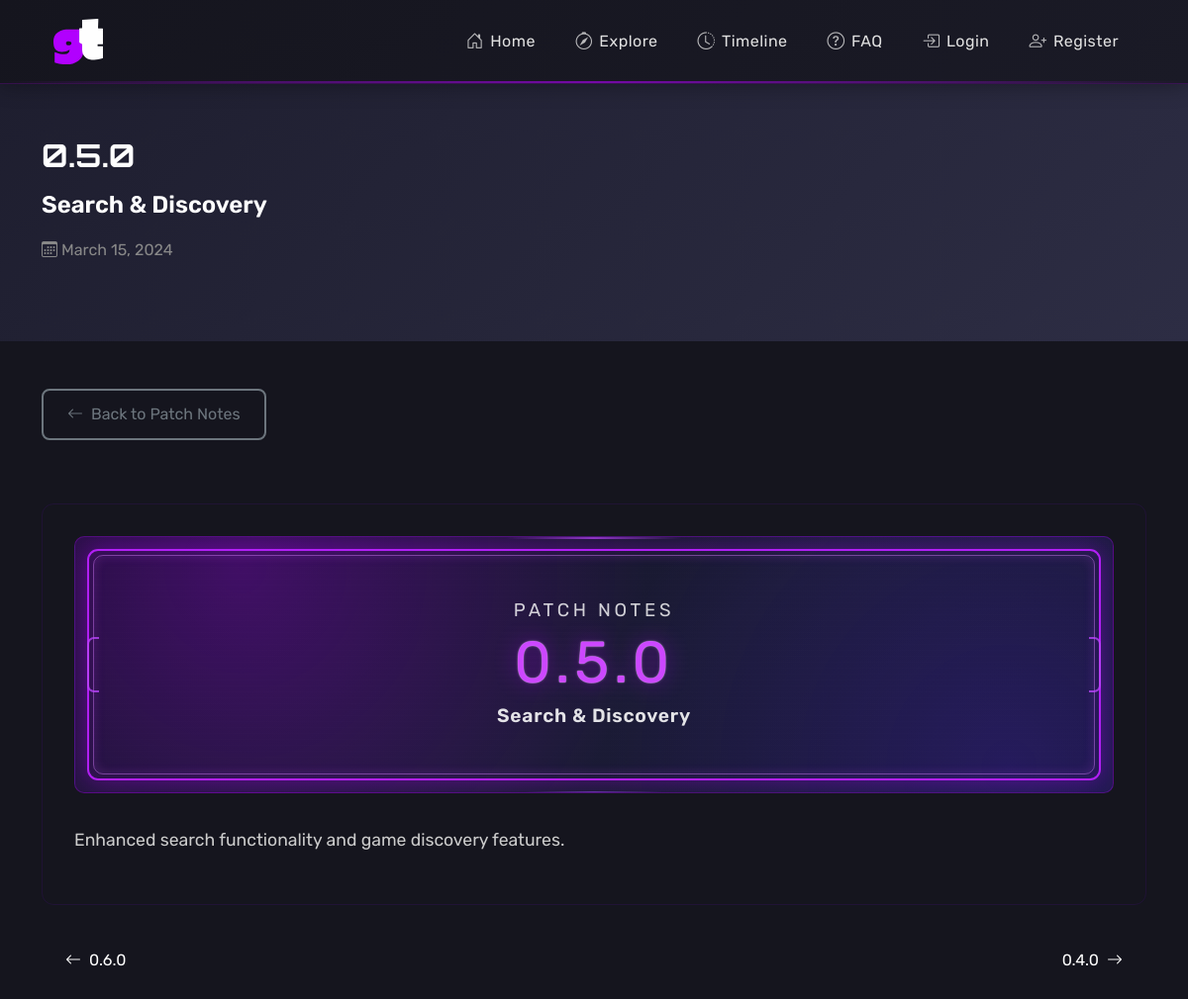
/patch-note-detail.php?version=0.5.0, run on the app's committed database.
### tables this page shows
CREATE TABLE IF NOT EXISTS patch_notes (
    id INT AUTO_INCREMENT PRIMARY KEY,
    version VARCHAR(20) NOT NULL UNIQUE,
    title VARCHAR(255) NOT NULL,
    release_date DATE NOT NULL,
    image_url VARCHAR(500),
    content TEXT,
    created_at TIMESTAMP DEFAULT CURRENT_TIMESTAMP,
    updated_at TIMESTAMP DEFAULT CURRENT_TIMESTAMP ON UPDATE CURRENT_TIMESTAMP,
    INDEX idx_version (version),
    INDEX idx_release_date (release_date)
);

### parsedown/Parsedown.php (called while the page is built, shortened)
<?php
class Parsedown
{
    function text($text)
    {
        $Elements = $this->textElements($text);
        $markup = $this->elements($Elements);
        $markup = trim($markup, "\n");
        return $markup;
    }
    protected function textElements($text)
    {
        $text = str_replace(array("\r\n", "\r"), "\n", $text);
        $text = trim($text, "\n");
        $lines = explode("\n", $text);
        return $this->linesElements($lines);
    }
    protected $breaksEnabled;
    function setSafeMode($safeMode)
    {
        $this->safeMode = (bool) $safeMode;
        return $this;
    }
    protected $safeMode;
    protected $unmarkedBlockTypes = array(
        'Code',
    );
    protected function linesElements(array $lines)
    {
        $Elements = array();
        $CurrentBlock = null;
        foreach ($lines as $line)
        {
            $indent = strspn($line, ' ');
            $text = $indent > 0 ? substr($line, $indent) : $line;
            $Line = array('body' => $line, 'indent' => $indent, 'text' => $text);
            $marker = $text[0];
            $blockTypes = $this->unmarkedBlockTypes;
            foreach ($blockTypes as $blockType)
            {
                $Block = $this->{"block$blockType"}($Line, $CurrentBlock);
            }
            if (isset($Block))
            {
                $CurrentBlock = $Block;
            }
            else
            {
                $CurrentBlock = $this->paragraph($Line);
                $CurrentBlock['identified'] = true;
            }
        }
        if (isset($CurrentBlock))
        {
            $Elements[] = $this->extractElement($CurrentBlock);
        }
        return $Elements;
    }
    protected function extractElement(array $Component)
    {
        return $Component['element'];
    }
    protected function paragraph($Line)
    {
        return array(
            'type' => 'Paragraph',
            'element' => array(
                'name' => 'p',
                'handler' => array(
                    'function' => 'lineElements',
                    'argument' => $Line['text'],
                    'destination' => 'elements',
                ),
            ),
        );
    }
    protected function lineElements($text, $nonNestables = array())
    {
        $text = str_replace(array("\r\n", "\r"), "\n", $text);
        $Elements = array();
        $InlineText = $this->inlineText($text);
        $Elements[] = $InlineText['element'];
        foreach ($Elements as &$Element)
        {
            if ( ! isset($Element['autobreak']))
            {
                $Element['autobreak'] = false;
            }
        }
        return $Elements;
    }
    protected function inlineText($text)
    {
        $Inline = array(
            'extent' => strlen($text),
            'element' => array(),
        );
        $Inline['element']['elements'] = self::pregReplaceElements(
            $this->breaksEnabled ? '/[ ]*+\n/' : '/(?:[ ]*+\\\\|[ ]{2,}+)\n/',
            array(
                array('name' => 'br'),
                array('text' => "\n"),
            ),
            $text
        );
        return $Inline;
    }
    protected function handle(array $Element)
    {
        if (isset($Element['handler']))
        {
            if (!isset($Element['nonNestables']))
            {
                $Element['nonNestables'] = array();
            }
            if (is_string($Element['handler']))
            {
                $function = $Element['handler'];
                $argument = $Element['text'];
                unset($Element['text']);
                $destination = 'rawHtml';
            }
            else
            {
                $function = $Element['handler']['function'];
                $argument = $Element['handler']['argument'];
                $destination = $Element['handler']['destination'];
            }
            $Element[$destination] = $this->{$function}($argument, $Element['nonNestables']);
            unset($Element['handler']);
        }
        return $Element;
    }
    protected function element(array $Element)
    {
        if ($this->safeMode)
        {
            $Element = $this->sanitiseElement($Element);
        }
        $Element = $this->handle($Element);
        $hasName = isset($Element['name']);
        $markup = '';
        if ($hasName)
        {
            $markup .= '<' . $Element['name'];
        }
        $permitRawHtml = false;
        if (isset($Element['text']))
        {
            $text = $Element['text'];
        }
        elseif (isset($Element['rawHtml']))
        {
            $text = $Element['rawHtml'];
            $allowRawHtmlInSafeMode = isset($Element['allowRawHtmlInSafeMode']) && $Element['allowRawHtmlInSafeMode'];
            $permitRawHtml = !$this->safeMode || $allowRawHtmlInSafeMode;
        }
        $hasContent = isset($text) || isset($Element['element']) || isset($Element['elements']);
        if ($hasContent)
        {
            $markup .= $hasName ? '>' : '';
            if (isset($Element['elements']))
            {
                $markup .= $this->elements($Element['elements']);
            }
            elseif (isset($Element['element']))
            {
                $markup .= $this->element($Element['element']);
            }
            else
            {
                if (!$permitRawHtml)
                {
                    $markup .= self::escape($text, true);
                }
                else
                {
                    $markup .= $text;
                }
            }
            $markup .= $hasName ? '</' . $Element['name'] . '>' : '';
        }
        elseif ($hasName)
        {
            $markup .= ' />';
        }
        return $markup;
    }
    protected function elements(array $Elements)
    {
        $markup = '';
        $autoBreak = true;
        foreach ($Elements as $Element)
        {
            $autoBreakNext = (isset($Element['autobreak'])
                ? $Element['autobreak'] : isset($Element['name'])
            );
            $autoBreak = !$autoBreak ? $autoBreak : $autoBreakNext;
            $markup .= ($autoBreak ? "\n" : '') . $this->element($Element);
            $autoBreak = $autoBreakNext;
        }
        $markup .= $autoBreak ? "\n" : '';
        return $markup;
    }
    protected static function pregReplaceElements($regexp, $Elements, $text)
    {
        $newElements = array();
        $newElements[] = array('text' => $text);
        return $newElements;
    }
    protected function sanitiseElement(array $Element)
    {
        if ( ! isset($Element['name']))
        {
            unset($Element['attributes']);
            return $Element;
        }
        return $Element;
    }
    protected static function escape($text, $allowQuotes = false)
    {
        return htmlspecialchars($text, $allowQuotes ? ENT_NOQUOTES : ENT_QUOTES, 'UTF-8');
    }
}

### patch-note-detail.php (the view, shortened to what this page needs)
<?php
require_once 'includes/db.php';
require_once 'parsedown/Parsedown.php';
$version = $_GET['version'] ?? '';
$stmt = $conn->prepare("SELECT * FROM patch_notes WHERE version = ?");
$stmt->bind_param("s", $version);
$stmt->execute();
$result = $stmt->get_result();
$patch_note = $result->fetch_assoc();
$prev_stmt = $conn->prepare("SELECT version, title FROM patch_notes WHERE release_date > ? ORDER BY release_date ASC LIMIT 1");
$prev_stmt->bind_param("s", $patch_note['release_date']);
$prev_stmt->execute();
$prev_patch = $prev_stmt->get_result()->fetch_assoc();
$next_stmt = $conn->prepare("SELECT version, title FROM patch_notes WHERE release_date < ? ORDER BY release_date DESC LIMIT 1");
$next_stmt->bind_param("s", $patch_note['release_date']);
$next_stmt->execute();
$next_patch = $next_stmt->get_result()->fetch_assoc();
?>
<!DOCTYPE html>
<html lang="en">
<head>
    <link href="https://cdn.jsdelivr.net/npm/bootstrap@5.3.0/dist/css/bootstrap.min.css" rel="stylesheet">
    <link href="https://cdn.jsdelivr.net/npm/bootstrap-icons@1.10.5/font/bootstrap-icons.css" rel="stylesheet">
    <link rel="stylesheet" href="includes/styles.css">
</head>
<body>
<?php include 'includes/nav.php'; ?>
<section class="patch-note-header">
    <div class="container">
        <div class="row">
            <div class="col-lg-8">
                <div class="patch-note-version"><?= htmlspecialchars($patch_note['version']) ?></div>
                <div class="patch-note-title"><?= htmlspecialchars($patch_note['title']) ?></div>
                <div class="patch-note-date">
                    <i class="bi bi-calendar3"></i>
                    <?= date('F j, Y', strtotime($patch_note['release_date'])) ?>
                </div>
            </div>
        </div>
    </div>
</section>
<div class="container my-5">
    <a href="patch-notes.php" class="back-btn">
        <i class="bi bi-arrow-left"></i>
        Back to Patch Notes
    </a>
    <div class="patch-note-content">
        <div class="patch-note-banner" aria-label="Patch note visual for <?= htmlspecialchars($patch_note['version']) ?>">
            <div class="patch-note-banner-layer"></div>
            <span class="patch-note-banner-notch left"></span>
            <span class="patch-note-banner-notch right"></span>
            <div class="patch-note-banner-inner">
                <p class="patch-note-banner-label">Patch Notes</p>
                <p class="patch-note-banner-version"><?= htmlspecialchars($patch_note['version']) ?></p>
                <p class="patch-note-banner-title"><?= htmlspecialchars($patch_note['title']) ?></p>
            </div>
        </div>
        <div class="patch-note-text">
            <?php
            $parsedown = new Parsedown();
            $parsedown->setSafeMode(true);
            echo $parsedown->text($patch_note['content']);
            ?>
        </div>
    </div>
    <div class="navigation-buttons">
        <?php if ($prev_patch): ?>
            <a href="patch-note-detail.php?version=<?= urlencode($prev_patch['version']) ?>" class="nav-btn">
                <i class="bi bi-arrow-left"></i>
                <?= htmlspecialchars($prev_patch['version']) ?>
            </a>
        <?php endif; ?>
        <?php if ($next_patch): ?>
            <a href="patch-note-detail.php?version=<?= urlencode($next_patch['version']) ?>" class="nav-btn">
                <?= htmlspecialchars($next_patch['version']) ?>
                <i class="bi bi-arrow-right"></i>
            </a>
        <?php endif; ?>
    </div>
</div>
</body>
</html>

### includes/styles.css (style rules this page uses)
body { background: #15151e; font-family: "Rubik", sans-serif; color: #ffffff; min-height: 100vh; }

### patch-note-detail.php (style rules this page uses)
.patch-note-header { background: linear-gradient(135deg, #1e1e2f 0%, #2d2d44 100%); padding: 3rem 0; position: relative; }
.patch-note-content { background: var(--card-bg); border: 1px solid rgba(127, 0, 255, 0.1); border-radius: 12px; padding: 2rem; margin: 2rem 0; }
.patch-note-version { font-family: 'Orbitron', sans-serif; font-size: 2rem; color: var(--primary-color); font-weight: bold; margin-bottom: 0.5rem; }
.patch-note-title { font-size: 1.5rem; font-weight: 600; color: white; margin-bottom: 1rem; }
.patch-note-date { font-size: 1rem; color: #888; margin-bottom: 2rem; }
.patch-note-banner { position: relative; width: 100%; min-height: 260px; margin-bottom: 2rem; padding: 1.1rem; background: radial-gradient(circle at 16% 12%, rgba(178, 0, 255, 0.28), transparent 45%), radial-gradient(circle at 90% 90%, rgba(90, 40, 255, 0.2), transparent 42%), linear-gradient(145deg, #121226 0%, #1b1b35 55%, #171733 100%); border-radius: 10px; border: 1px solid rgba(178, 0, 255, 0.32); overflow: hidden; }
.patch-note-banner-layer { position: absolute; inset: 18px; border: 1px solid rgba(215, 125, 255, 0.45); border-radius: 10px; pointer-events: none; box-shadow: inset 0 0 12px rgba(198, 86, 255, 0.15); }
.patch-note-banner::before { content: ""; position: absolute; inset: 12px; border: 2px solid rgba(186, 32, 255, 0.95); border-radius: 11px; box-shadow: 0 0 24px rgba(178, 0, 255, 0.36), inset 0 0 16px rgba(178, 0, 255, 0.12); pointer-events: none; }
.patch-note-banner::after { content: ""; position: absolute; inset: 0; background: linear-gradient(90deg, transparent, rgba(190, 70, 255, 0.88), transparent) top center / 180px 2px no-repeat, linear-gradient(90deg, transparent, rgba(160, 70, 255, 0.68), transparent) bottom center / 140px 1px no-repeat; opacity: 0.78; pointer-events: none; }
.patch-note-banner-notch { position: absolute; top: 50%; width: 12px; height: 56px; transform: translateY(-50%); border-top: 2px solid rgba(190, 70, 255, 0.85); border-bottom: 2px solid rgba(190, 70, 255, 0.85); pointer-events: none; opacity: 0.9; }
.patch-note-banner-notch.left { left: 12px; border-left: 2px solid rgba(190, 70, 255, 0.85); border-radius: 7px 0 0 7px; }
.patch-note-banner-notch.right { right: 12px; border-right: 2px solid rgba(190, 70, 255, 0.85); border-radius: 0 7px 7px 0; }
.patch-note-banner-inner { position: relative; z-index: 1; min-height: 222px; display: flex; flex-direction: column; align-items: center; justify-content: center; text-align: center; gap: 0.45rem; padding: 1.2rem 1.4rem; }
.patch-note-banner-inner::before { content: ""; position: absolute; inset: 0; background: repeating-linear-gradient( to bottom, rgba(255, 255, 255, 0.02) 0px, rgba(255, 255, 255, 0.02) 1px, rgba(255, 255, 255, 0) 3px, rgba(255, 255, 255, 0) 6px ); mix-blend-mode: screen; opacity: 0.22; pointer-events: none; animation: patchScan 8s linear infinite; }
.patch-note-banner-label { margin: 0; font-family: 'Orbitron', sans-serif; font-size: 1.16rem; letter-spacing: 0.2em; text-transform: uppercase; color: rgba(255, 255, 255, 0.8); }
.patch-note-banner-version { margin: 0; font-family: 'Orbitron', sans-serif; font-size: clamp(2.6rem, 5.6vw, 3.7rem); letter-spacing: 0.08em; line-height: 1.08; color: #cc46ff; -webkit-text-stroke: 1px rgba(245, 220, 255, 0.18); text-shadow: 0 0 22px rgba(178, 0, 255, 0.45), 0 0 3px rgba(255, 255, 255, 0.25); }
.patch-note-banner-title { margin: 0; font-family: 'Exo 2', sans-serif; font-size: 1.2rem; font-weight: 600; letter-spacing: 0.04em; color: rgba(255, 255, 255, 0.88); text-wrap: balance; max-width: 700px; }
.patch-note-text { line-height: 1.8; color: #ccc; font-size: 1.1rem; }
.patch-note-text p { margin-bottom: 1rem; }
.navigation-buttons { display: flex; justify-content: space-between; margin-top: 2rem; }
.nav-btn { background: transparent; border: 2px solid var(--primary-color); color: var(--primary-color); padding: 0.75rem 1.5rem; border-radius: 8px; text-decoration: none; transition: all 0.3s ease; display: flex; align-items: center; gap: 0.5rem; }
.back-btn { background: transparent; border: 2px solid #6c757d; color: #6c757d; padding: 0.75rem 1.5rem; border-radius: 8px; text-decoration: none; transition: all 0.3s ease; display: inline-flex; align-items: center; gap: 0.5rem; margin-bottom: 2rem; }

### data on the page
patch_notes: version "0.5.0", title "Search & Discovery", release_date "March 15, 2024", content "Enhanced search functionality and game discovery features."
patch_notes: version "0.6.0"
patch_notes: version "0.4.0"
